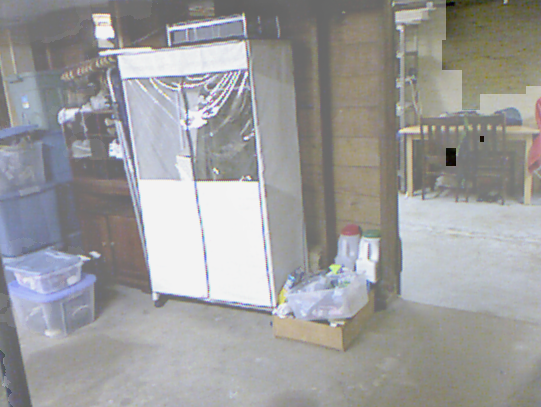
#> input picture test/0001_01_0.9027.png, 541 x 407 px; its folder holds only this picture in this run
$ python CLAHE.py
#> lines starting #> are read from the running program, lines starting #| are printed output that depends on the picture
import os
import cv2

# Code for generating dehaze images by CLAHE (in order to calculate Loss_CLAHE)
if __name__ == '__main__':
    # data_path = '.'
    data_path = 'test/'
    out_path = 'output/'
    name_list1 = list(os.walk(data_path))
    name_list = list(os.walk(data_path))[0][2]
    for i, name in enumerate(name_list):
        img0 = cv2.imread(data_path + name)
#> img0 is the input picture: shape (407, 541, 3); mean B, G, R 156.7, 156.6, 156.7
        b,g,r = cv2.split(img0)
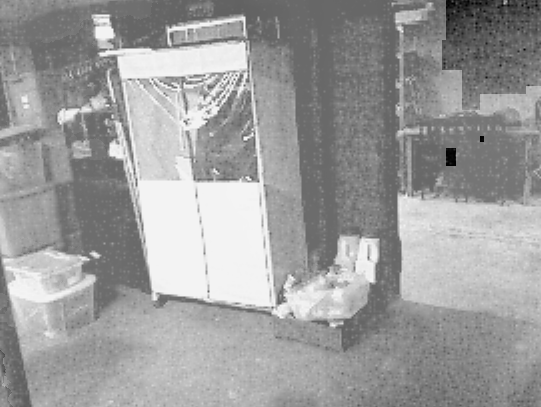
#> b: shape (407, 541); min 1, max 244, mean 156.7
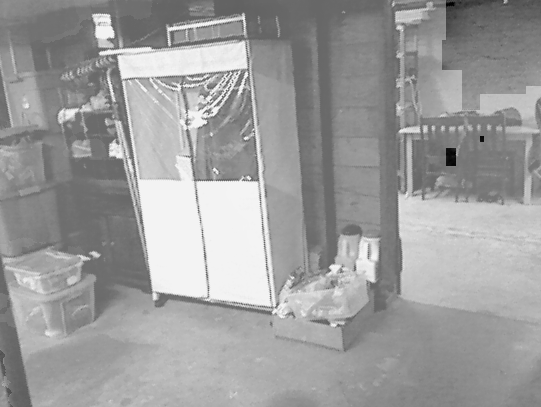
#> g: shape (407, 541); min 1, max 244, mean 156.6
        img_rgb = cv2.merge([r,g,b])
        img_hsv = cv2.cvtColor(img_rgb, cv2.COLOR_RGB2HSV)
#> img_hsv: shape (407, 541, 3); mean H, S, V 67.2, 24.1, 164.1
        clahe = cv2.createCLAHE(clipLimit=3, tileGridSize=(16,16))
        img_rgb2 = clahe.apply(img_rgb.reshape(-1)).reshape(img_rgb.shape)
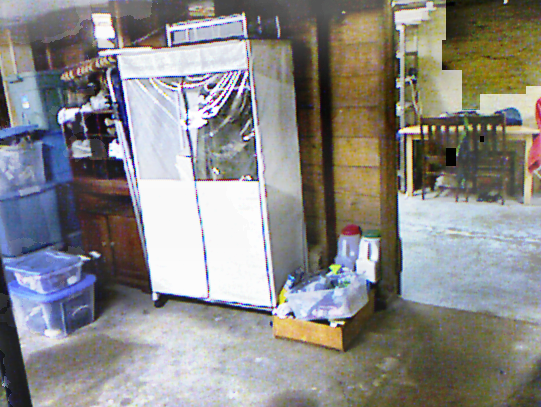
#> img_rgb2: shape (407, 541, 3); mean R, G, B 138.7, 137.5, 135.3
        r, g, b = cv2.split(img_rgb2)
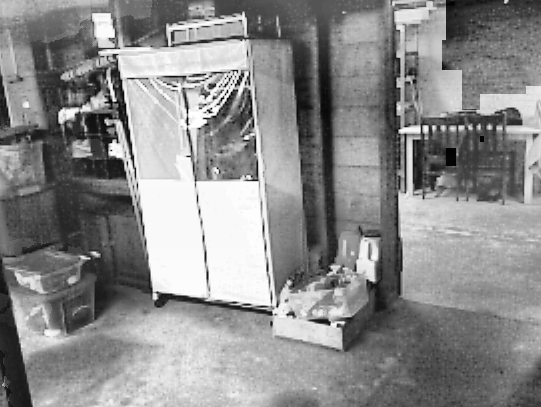
#> r: shape (407, 541); min 0, max 255, mean 138.7
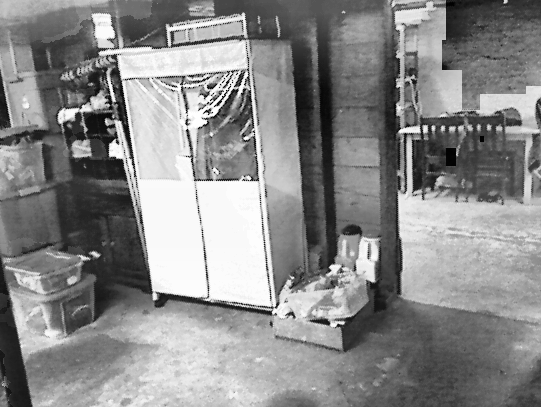
#> g: shape (407, 541); min 0, max 255, mean 137.5
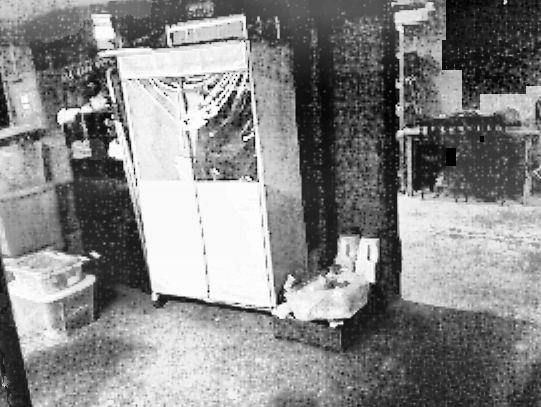
#> b: shape (407, 541); min 0, max 255, mean 135.3
        img_out = cv2.merge([b, g, r])
        out_img = out_path + name
        cv2.imwrite(out_img,img_out)
